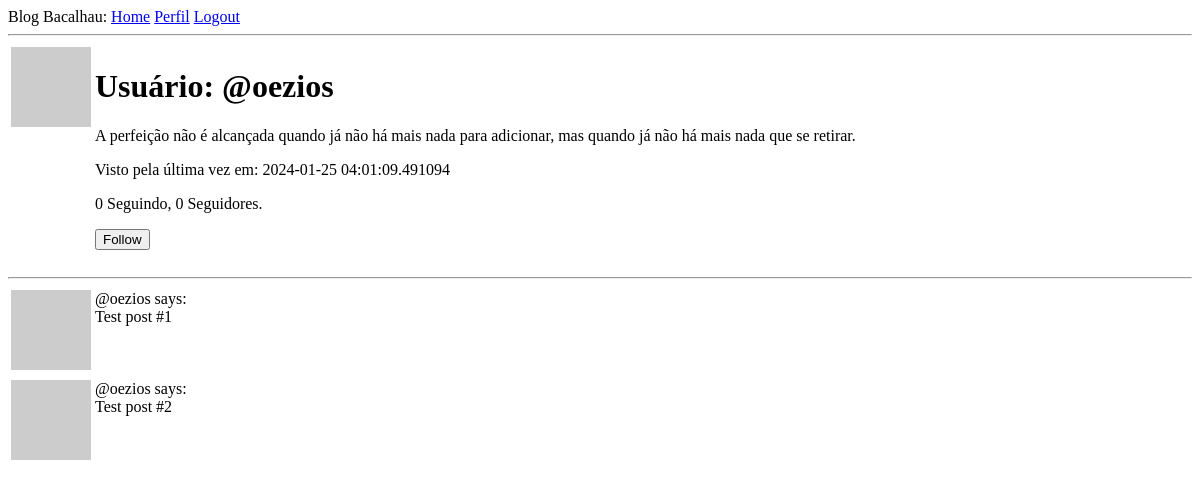
The page /user/@oezios (signed in) on the database as committed earlier.
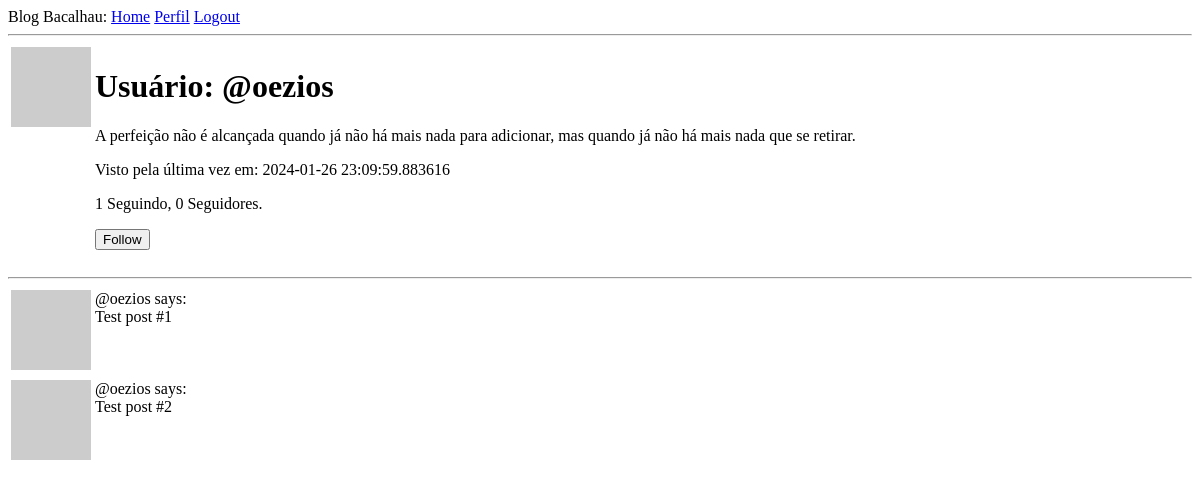
The same page on the database as committed later.
### app/models.py (models this page shows, shortened)
class User(UserMixin, db.Model):
    id: so.Mapped[int] = so.mapped_column(primary_key=True)
    username: so.Mapped[str] = so.mapped_column(sa.String(64), index=True, unique=True)
    email: so.Mapped[str] = so.mapped_column(sa.String(120), index=True, unique=True)
    password_hash: so.Mapped[Optional[str]] = so.mapped_column(sa.String(256))
    about_me: so.Mapped[Optional[str]] = so.mapped_column(sa.String(140))
    last_seen: so.Mapped[Optional[datetime]] = so.mapped_column(default=lambda: datetime.now(timezone.utc))
    posts: so.WriteOnlyMapped['Post'] = so.relationship(back_populates='author')
    following: so.WriteOnlyMapped['User'] = so.relationship(
        secondary=followers, primaryjoin=(followers.c.follower_id == id),
        secondaryjoin=(followers.c.followed_id == id),
        back_populates='followers')
    followers: so.WriteOnlyMapped['User'] = so.relationship(
        secondary=followers, primaryjoin=(followers.c.followed_id == id),
        secondaryjoin=(followers.c.follower_id == id),
        back_populates='following')
    def avatar(self, size):
        digest = md5(self.email.lower().encode('utf-8')).hexdigest()
        return f'https://www.gravatar.com/avatar/{digest}?d=identicon&s={size}'
    def is_following(self, user):
        query = self.following.select().where(User.id == user.id)
        return db.session.scalar(query) is not None
    def followers_count(self):
        query = sa.select(sa.func.count()).select_from(
            self.followers.select().subquery())
        return db.session.scalar(query)
    def following_count(self):
        query = sa.select(sa.func.count()).select_from(
            self.following.select().subquery())
        return db.session.scalar(query)

### app/routes.py (the view)
@app.route('/user/<username>')
@login_required
def user(username):
    user = db.first_or_404(sa.select(User).where(User.username == username))
    posts = [
        {'author': user, 'body': 'Test post #1'},
        {'author': user, 'body': 'Test post #2'}
    ]
    return render_template('user.html', user=user, posts=posts, form=EmptyForm())
    form = EmptyForm()
    return render_template('user.html', user=user, posts=posts, form=form)

### app/forms.py
class EmptyForm(FlaskForm):
    submit = SubmitField('Submit')

### app/models.py (called while the page is built)
@login.user_loader
def load_user(id):
    return db.session.get(User, int(id))

### app/routes.py (called while the page is built)
@app.before_request
def before_request():
    if current_user.is_authenticated:
        current_user.last_seen = datetime.now(timezone.utc)
        db.session.commit()

### app/templates/user.html (shortened to what this page needs)
{% extends "base.html" %}
{% block content %}
    <table>
        <tr valign="top">
            <td><img src="{{ user.avatar(128) }}"></td>
            <td>
                <h1>Usuário: {{ user.username }}</h1>
                {% if user.about_me %}<p>{{ user.about_me }}</p>{% endif %}
                {% if user.last_seen %}<p>Visto pela última vez em: {{ user.last_seen }}</p>{% endif %}
                <p>{{ user.followers_count() }} Seguindo, {{ user.following_count() }} Seguidores.</p>
                {% if user == current_user %}
                <p><a href="{{ url_for('edit_profile') }}">Editar Perfil</a></p>
                {% elif not current_user.is_following(user) %}
                <p>
                    <form action="{{ url_for('follow', username=user.username) }}" method="post">
                        {{ form.submit(value='Follow') }}
                    </form>
                </p>
                {% endif %}
            </td>
        </tr>
    </table>
    <hr>
    {% for post in posts %}
        {% include '_post.html' %}
    {% endfor %}
{% endblock %}

### app/templates/_post.html
<table>
    <tr valign="top">
        <td><img src="{{ post.author.avatar(36) }}"></td>
        <td>{{ post.author.username }} says:<br>{{ post.body }}</td>
    </tr>
</table>

Rows that differ between the two databases and show on the page:
changed User "@oezios": last_seen "2024-01-25 04:01:09.491094" → "2024-01-26 23:09:59.883616"
Other text that changed with them:
{{ user.followers_count() }}: "0" → "1"
